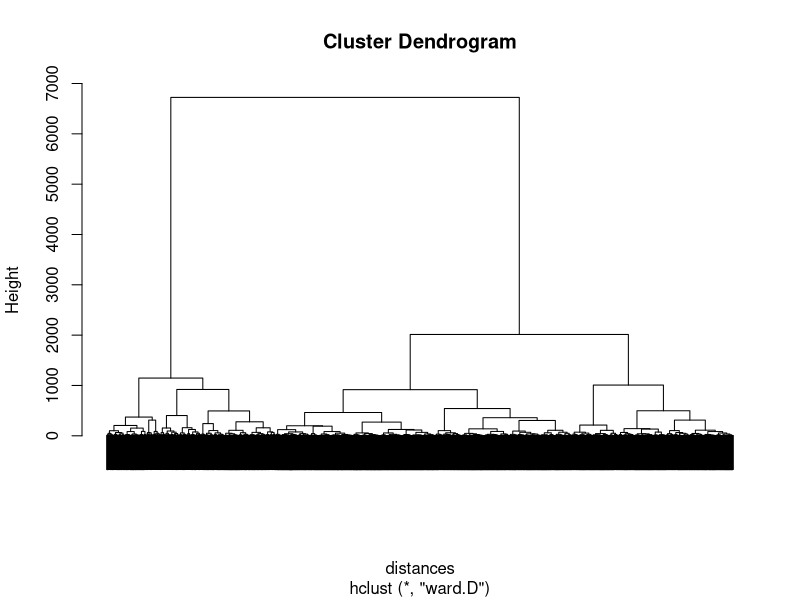

The R source for this figure:
## ---- chunk 1
require(knitr)
options(width = 200, scipen = 5)
options(dplyr.print_max = 200)
# options(width = 100, digits = 7)
opts_chunk$set(message = FALSE, error = FALSE, warning = FALSE, 
               collapse = TRUE, tidy = FALSE,
               cache = TRUE, cache.path = '.cache/', 
               fig.align = 'left', dpi = 100, fig.path = 'figures/Introductiontotextanalytics/')
# opts_chunk$set(dev="png", 
#                dev.args=list(type="cairo"),
#                dpi=96)
## ---- chunk 2
# Read in the dataset
ratings = read.csv("movielens-user-genre-ratings.csv")
## ---- chunk 3
# Find the number of observations
str(ratings)
## ---- chunk 4
# Number of variables - 1
str(ratings)
## ---- chunk 5
# Summary of ratings
z = summary(ratings)
kable(z)
## ---- chunk 6
# Correlations amongst variables
cor(ratings$action, ratings$adventure)
cor(ratings$action, ratings$crime)
cor(ratings$adventure, ratings$fantasy)
cor(ratings$animation, ratings$children)
## ---- chunk 7
points = ratings[,2:ncol(ratings)]
## ---- chunk 8
# Normalize the data
library(caret)
preproc = preProcess(points)
pointsnorm = predict(preproc, points)

# Maximum value of adventure
max(pointsnorm$adventure)
## ---- chunk 9
# Create dendrogram
distances = dist(pointsnorm, method = "euclidean")

dend = hclust(distances, method = "ward.D")

plot(dend, labels = FALSE)
## ---- chunk 10
# K-means clustering
set.seed(200)
kmc = kmeans(pointsnorm, centers = 5)
# Divides the dataset into 5 different subsets for each cluster
KmeansCluster1 = subset(pointsnorm, kmc$cluster == 1)

KmeansCluster2 = subset(pointsnorm, kmc$cluster == 2)

KmeansCluster3 = subset(pointsnorm, kmc$cluster == 3)

KmeansCluster4 = subset(pointsnorm, kmc$cluster == 4)

KmeansCluster5 = subset(pointsnorm, kmc$cluster == 5)
## ---- chunk 11
# Output the number of observations in each cluster
nrow(KmeansCluster1)
nrow(KmeansCluster2)
nrow(KmeansCluster3)
nrow(KmeansCluster4)
nrow(KmeansCluster5)
## ---- chunk 12
# Understanding the Clusters
z = tail(sort(colMeans(KmeansCluster1)))
kable(z)

z = tail(sort(colMeans(KmeansCluster2)))
kable(z)

z = tail(sort(colMeans(KmeansCluster3)))
kable(z)

z = tail(sort(colMeans(KmeansCluster4)))
kable(z)

z = tail(sort(colMeans(KmeansCluster5)))
kable(z)

## ---- chunk 13
# Sort the genres in cluster 4
z = sort(colMeans(KmeansCluster4))
kable(z)
